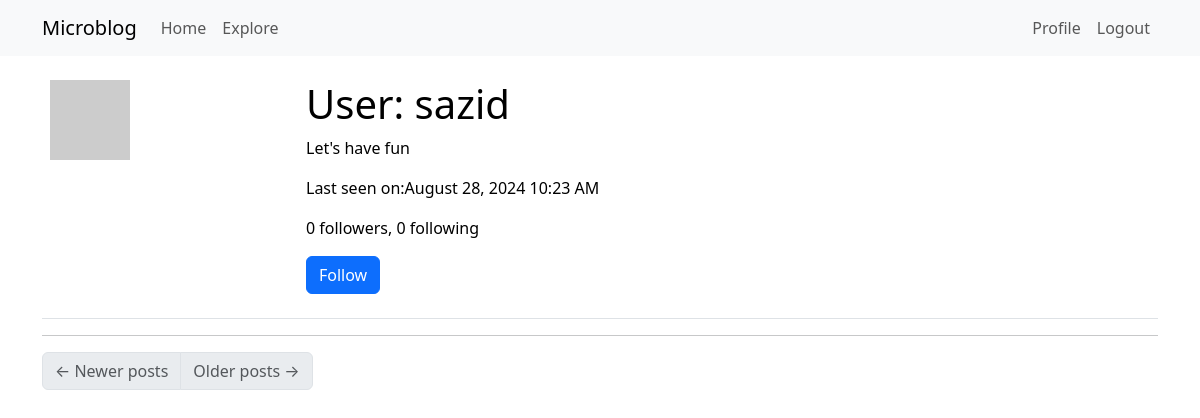
Before: /user/sazid (signed in) with the older database file.
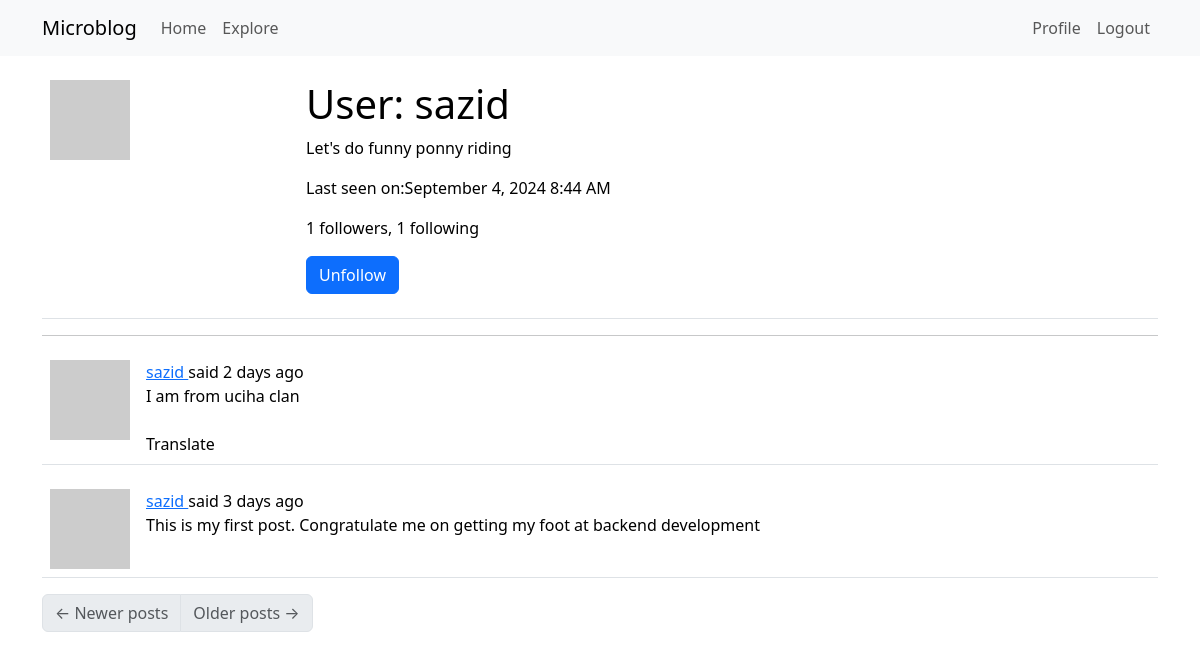
After: the same page with the newer database file.
### app/models.py (models this page shows, shortened)
class User(UserMixin,db.Model):
    id: so.Mapped[int] = so.mapped_column(primary_key=True)
    username: so.Mapped[str] = so.mapped_column(sa.String(64), index=True,
                                                unique=True)
    email: so.Mapped[str] = so.mapped_column(sa.String(120), index=True,
                                             unique=True)
    password_hash: so.Mapped[Optional[str]] = so.mapped_column(sa.String(256))
    posts: so.WriteOnlyMapped['Post'] = so.relationship(
        back_populates='author')
    about_me: so.Mapped[Optional[str]] = so.mapped_column(sa.String(140))
    last_seen: so.Mapped[Optional[datetime]] = so.mapped_column(
        default=lambda: datetime.now(timezone.utc))
    following: so.WriteOnlyMapped['User'] = so.relationship(
        secondary=followers, primaryjoin=(followers.c.follower_id == id),
        secondaryjoin=(followers.c.followed_id == id),
        back_populates='followers')
    followers: so.WriteOnlyMapped['User'] = so.relationship(
        secondary=followers, primaryjoin=(followers.c.followed_id == id),
        secondaryjoin=(followers.c.follower_id == id),
        back_populates='following')
    def avatar(self,size):
        digest=md5(self.email.lower().encode('utf-8')).hexdigest()
        return f'https://www.gravatar.com/avatar/{digest}?d=identicon&s={size}'
    def is_following(self, user):
        query = self.following.select().where(User.id == user.id)
        return db.session.scalar(query) is not None
    def followers_count(self):
        query = sa.select(sa.func.count()).select_from(
            self.followers.select().subquery())
        return db.session.scalar(query)
    def following_count(self):
        query = sa.select(sa.func.count()).select_from(
            self.following.select().subquery())
        return db.session.scalar(query)

class Post(db.Model):
    id: so.Mapped[int] = so.mapped_column(primary_key=True)
    body: so.Mapped[str] = so.mapped_column(sa.String(140))
    timestamp: so.Mapped[datetime] = so.mapped_column(
        index=True, default=lambda: datetime.now(timezone.utc))
    user_id: so.Mapped[int] = so.mapped_column(sa.ForeignKey(User.id),
                                               index=True)
    author: so.Mapped[User] = so.relationship(back_populates='posts')
    language: so.Mapped[Optional[str]] = so.mapped_column(sa.String(5))

### app/routes.py (the view)
@app.route('/user/<username>')
@login_required
def user(username):
    user = db.first_or_404(sa.select(User).where(User.username==username))
    page = request.args.get('page', 1, type=int)
    query = user.posts.select().order_by(Post.timestamp.desc())
    posts = db.paginate(query, page=page,
                        per_page=app.config['POSTS_PER_PAGE'],
                        error_out=False)
    next_url = url_for('user', username=user.username, page=posts.next_num) \
        if posts.has_next else None
    prev_url = url_for('user', username=user.username, page=posts.prev_num) \
        if posts.has_prev else None
    form=EmptyForm()
    return render_template('user.html',user=user,posts=posts.items,next_url=next_url, prev_url=prev_url,form=form)

### app/forms.py
class EmptyForm(FlaskForm):
    submit = SubmitField('Submit')

### app/__init__.py (called while the page is built)
def get_locale():
    return request.accept_languages.best_match(app.config['LANGUAGES'])

### app/models.py (called while the page is built)
@login.user_loader
def load_user(id):
    return db.session.get(User, int(id))

### app/routes.py (called while the page is built)
@app.before_request
def before_request():
    if current_user.is_authenticated:
        current_user.last_seen = datetime.now(timezone.utc)
        db.session.commit()
    g.locale=str(get_locale())

### app/templates/user.html (shortened to what this page needs)
{% extends "base.html" %}
{% block content %}
    <table class="table table-hover">
        <tr>
            <td width="256px"><img src="{{ user.avatar(128) }}"</td>
            <td>
                <h1>{{ _('User') }}: {{ user.username }}</h1>
                {% if user.about_me %}<p>{{ user.about_me }}</p>{% endif %}
                {% if user.last_seen %}<p>{{ _('Last seen on') }}:{{ moment(user.last_seen).format('LLL') }}</p>{% endif %}
                <p>{{ _('%(count)d followers', count=user.followers_count()) }}, {{ _('%(count)d following', count=user.following_count()) }}</p>
                {% if user == current_user %}<p><a href="{{ url_for('edit_profile') }}">{{ _('Edit your profile') }}</a></p>
                {% elif not current_user.is_following(user) %}
                <p>
                    <form action="{{ url_for('follow', username=user.username) }}" method="post">
                        {{ form.submit(value=_('Follow'),class_='btn btn-primary') }}
                    </form>
                </p>
                {% else %}
                <p>
                    <form action="{{ url_for('unfollow', username=user.username) }}" method="post">
                        {{ form.submit(value=_('Unfollow'),class_='btn btn-primary') }}
                    </form>
                </p>
                {% endif %}
            </td>
        </tr>
    </table>
    <hr>
    {% for post in posts %}
        {% include '_post.html' %}
    {% endfor %}
    <nav aria-label="Post navigation">
        <ul class="pagination">
            <li class="page-item{% if not prev_url %} disabled{% endif %}">
                <a class="page-link" href="{{ prev_url }}">
                    <span aria-hidden="true">&larr;</span> {{ _('Newer posts') }}
                </a>
            </li>
            <li class="page-item{% if not next_url %} disabled{% endif %}">
                <a class="page-link" href="{{ next_url }}">
                    {{ _('Older posts') }} <span aria-hidden="true">&rarr;</span>
                </a>
            </li>
        </ul>
    </nav>
{% endblock %}

### app/templates/base.html (shortened to what this page needs)
<!doctype html>
<html lang="en">
    <head>
        <link
        href="https://cdn.jsdelivr.net/npm/bootstrap@5.3.2/dist/css/bootstrap.min.css"
        rel="stylesheet"
>
    </head>
    <body>
        <nav class="navbar navbar-expand-lg bg-body-tertiary">
            <div class="container">
              <a class="navbar-brand" href="{{ url_for('index') }}">Microblog</a>
              <div class="collapse navbar-collapse" id="navbarSupportedContent">
                <ul class="navbar-nav me-auto mb-2 mb-lg-0">
                  <li class="nav-item">
                    <a class="nav-link" aria-current="page" href="{{ url_for('index') }}">{{ _('Home') }}</a>
                  </li>
                  <li class="nav-item">
                    <a class="nav-link" aria-current="page" href="{{ url_for('explore') }}">{{ _('Explore') }}</a>
                  </li>
                </ul>
                <ul class="navbar-nav mb-2 mb-lg-0">
                  {% if current_user.is_anonymous %}
                  <li class="nav-item">
                    <a class="nav-link" aria-current="page" href="{{ url_for('login') }}">{{ _('Login') }}</a>
                  </li>
                  {% else %}
                  <li class="nav-item">
                    <a class="nav-link" aria-current="page" href="{{ url_for('user', username=current_user.username) }}">{{ _('Profile') }}</a>
                  </li>
                  <li class="nav-item">
                    <a class="nav-link" aria-current="page" href="{{ url_for('logout') }}">{{ _('Logout') }}</a>
                  </li>
                  {% endif %}
                </ul>
              </div>
            </div>
          </nav>
        <div class="container mt-3">
            {% block content %}{% endblock %}
        </div>
      </body>
</html>

### app/templates/_post.html (shortened to what this page needs)
<table class="table table-hover">
    <tr>
        <td width="70px">
            <a href="{{ url_for('user', username=post.author.username) }}">
                <img src="{{ post.author.avatar(70) }}">
            </a>
        </td>
        <td>
            {{ _('%(username)s said %(when)s',
                    username=user_link, when=moment(post.timestamp).fromNow()) }}
            <br>
            <span id="post{{ post.id }}" >{{ post.body }}</span>
            {% if post.language and post.language != g.locale %}
            <br><br>
            <span id="translation{{ post.id }}">
                <a herf="javascript.translate(
                            'post{{ post.id }}',
                            'translation{{ post.id }}',
                            '{{ post.language }}',
                            '{{ g.locale }}');">{{ _('Translate') }}</a>
            </span>
            {% endif %}
        </td>
    </tr>
</table>

Changed rows visible on the page:
changed User "sazid": about_me "Let's have fun" → "Let's do funny ponny riding"; last_seen "August 28, 2024 10:23 AM" → "September 4, 2024 8:44 AM"
added Post: body "I am from uciha clan"
added Post: body "This is my first post. Congratulate me on getting my foot at backend development"
Other visible differences:
form field submit: (not shown) → "Unfollow"
form field submit: "Follow" → (not shown)
text no longer shown: "0 followers 0 following"
text now shown: "1 followers 1 following"
